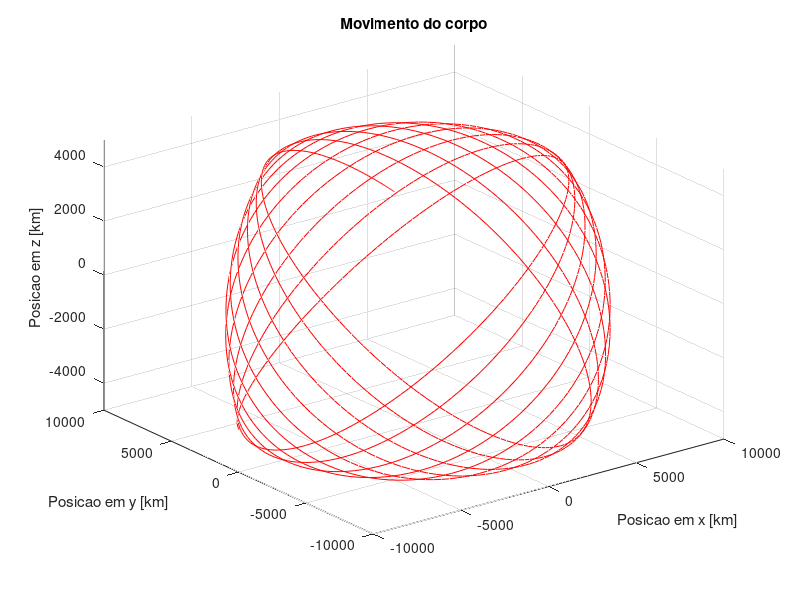

Recreate this plot in MATLAB. (Note: this script raises an error after producing the figure.)
function atividade5()

    ut = 3.9860040*10^5;
    hora = 2;
    min = 15;
    seg = 10;
    altitude = 3000;
    Rt = 6378;

    a = Rt + altitude;
    e = 0.1;
    
    i = 30;
    omega = 45;
    w = 60;
    
    i = i*pi/180;
    omega = omega*pi/180;
    w = w*pi/180;

    T = (hora + (min/60) + (seg/3600))*3600;

    n = sqrt(ut/a^3);
    M = n*T;
    
    E0 = 0;
    iter = 0;
    itermax = 100;

    Er = E0;
    es = 0.05;

    while(1)
        Erold = Er;
        x1 = Erold - e*sin(Erold)-M;
        x2 = 1 - e*cos(Erold);
        Er = Erold - (x1/x2);
        iter = iter + 1;
        if Er ~= 0
            ea = abs((Er - Erold)/Er)*100;
        end
        if ea < es || iter >= itermax
            E = Er;
            break;
        end
    end
    
    r = a*(1 - e*cos(E));
    X = a*(cos(E) - e);
    Y = a*sqrt(1 - e^2)*sin(E);
    Z = 0;
    Vx = -n*(a^2)*sin(E)/r;
    Vy = n*(a^2)*sqrt(1 - e^2)*cos(E)/r;
    Vz = 0;

    Rz_omega = [cos(-omega) sin(-omega) 0;-sin(-omega) cos(-omega) 0;0 0 1];
    Rx_i = [1 0 0;0 cos(-i) sin(-i);0 -sin(-i) cos(-i)];
    Rz_w = [cos(-w) sin(-w) 0;-sin(-w) cos(-w) 0;0 0 1];

    Rot = Rz_omega*Rx_i;
    Rot = Rot*Rz_w;

    Pos = [X;Y;Z];
    V = [Vx;Vy;Vz];

    Pos_0 = Rot*Pos;
    V_0 = Rot*V;

    t0 = 0;
    tf = 86200;
    
    Xl = 3.714209622133673 * (10^5);
    Yl = 1.069961860819459 * (10^5);
    Zl = 0.066447602321645 * (10^5);
    
    Vxl = -0.298536192639590;
    Vyl = -0.891257374756870;
    Vzl = 0.092657657414370;
    
    options = odeset('Abstol', [1e-6 1e-6 1e-6 1e-6 1e-6 1e-6 1e-6 1e-6 1e-6 1e-6 1e-6 1e-6], 'Reltol', 1e-6);
    
    
    Iniciais = [Pos_0(1) Pos_0(2) Pos_0(3) V_0(1) V_0(2) V_0(3) Xl Yl Zl Vxl Vyl Vzl];
    
    [~,valores_saida] = ode45(@odefun,[t0 tf],Iniciais,options);
    [lon,lat,~] = cart2sph(valores_saida(:,1),valores_saida(:,2),valores_saida(:,3));
    display(valores_saida(size(valores_saida,1),:));
    figure(1);
    plot3(valores_saida(:,1),valores_saida(:,2),valores_saida(:,3),'r');
    title('Movimento do corpo');
    xlabel('Posicao em x [km]');
    ylabel('Posicao em y [km]');
    zlabel('Posicao em z [km]');
    grid on;
    axis([-1 1 -1 1 -0.5 0.5]*10^4);
    
    figure(2);
    geoshow('landareas.shp', 'FaceColor', [0.8 1 0.8]);
    hold on;
    plot(lon*180/pi, lat*180/pi, '.k');
    axis equal;
    
    
end


function [G] = odefun(~,I)

%     I[1] = xs;
%     I[2] = ys;
%     I[3] = zs;

%     I[4] = vxs;
%     I[5] = vys;
%     I[6] = vzs;

%     I[7] = xl;
%     I[8] = yl;
%     I[9] = zl;

%     I[10] = vxl;
%     I[11] = vyl;
%     I[12] = vzl;

    
    G = zeros(12,1);
    Rt = 6378;
    w = 7.29*10^-5;
    ut = 3.9860040*(10^5);
    ul = 4.9028*(10^3);
    
    rs = sqrt(I(1)^2 + I(2)^2 + I(3)^2);
    rl = sqrt(I(7)^2 + I(8)^2 + I(9)^2);
    rls = sqrt((I(7) - I(1))^2 + (I(8) - I(2))^2 + (I(9) - I(3))^2);
    
    J2 = 0.001082;
    J3 = -0.0000025323;
    
    factor = (1 + (J2*(Rt/rs)^2)*((3/2)*(1 - (5*(I(3)^2)/(rs^2)))) + (J3*(Rt/rs)^3)*((5/2)*(3 - (7*(I(3)^2)/(rs^2))))*(I(3)/rs));
    factor_z = (ut/(rs^2))*J3*((Rt/rs)^3)*(3/2);
  
    G(1) = I(4) + w*I(2)+2*w*I(5);
    G(2) = I(5) - w*I(1)-2*w*I(4);
    G(3) = I(6);
    
    G(7) = I(10) + w*I(8);
    G(8) = I(11) - w*I(7); 
    G(9) = I(12);
    
    G(4) = (-ut*I(1)/(rs^3))*factor + ul*((I(7) - I(1))/(rls^3) - I(7)/(rl^3));
    G(5) = (-ut*I(2)/(rs^3))*factor + ul*((I(8) - I(2))/(rls^3) - I(8)/(rl^3));
    G(6) = (-ut*I(3)/(rs^3))*factor +factor_z + ul*((I(9) - I(3))/(rls^3) - I(9)/(rl^3));
    
    G(10) = -(ut + ul)*I(7)/(rl^3);
    G(11) = -(ut + ul)*I(8)/(rl^3);
    G(12) = -(ut + ul)*I(9)/(rl^3);
end